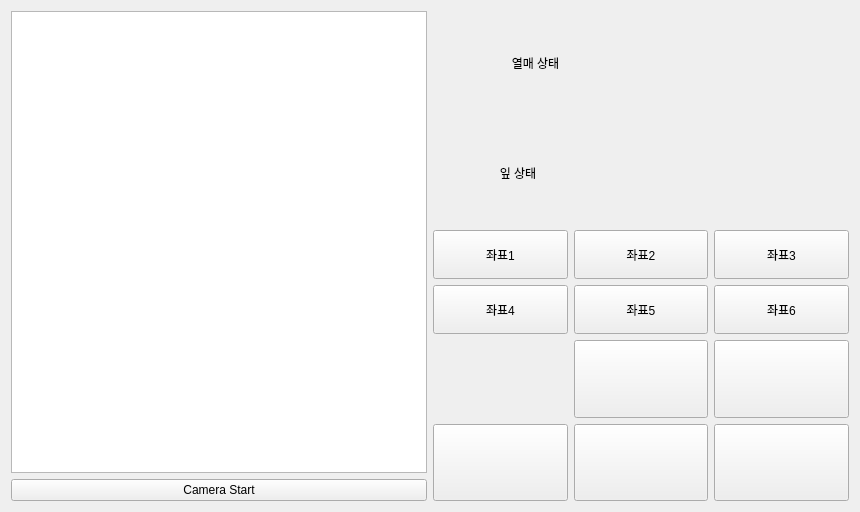
<?xml version="1.0" encoding="UTF-8"?>
<ui version="4.0">
 <class>Tab3TurtleBotControlPannel</class>
 <widget class="QWidget" name="Tab3TurtleBotControlPannel">
  <property name="geometry">
   <rect>
    <x>0</x>
    <y>0</y>
    <width>860</width>
    <height>512</height>
   </rect>
  </property>
  <property name="windowTitle">
   <string>Form</string>
  </property>
  <layout class="QHBoxLayout" name="horizontalLayout_2">
   <item>
    <layout class="QHBoxLayout" name="horizontalLayout" stretch="1,1">
     <item>
      <layout class="QVBoxLayout" name="verticalLayout">
       <item>
        <widget class="QGraphicsView" name="pGVCam"/>
       </item>
       <item>
        <widget class="QPushButton" name="pPBCamStart">
         <property name="text">
          <string>Camera Start</string>
         </property>
        </widget>
       </item>
      </layout>
     </item>
     <item>
      <layout class="QVBoxLayout" name="verticalLayout_2" stretch="2,1">
       <item>
        <layout class="QVBoxLayout" name="verticalLayout_3" stretch="1,1,1">
         <item>
          <layout class="QHBoxLayout" name="horizontalLayout_3" stretch="0,0">
           <item>
            <widget class="QLabel" name="label">
             <property name="text">
              <string>열매 상태</string>
             </property>
             <property name="alignment">
              <set>Qt::AlignmentFlag::AlignCenter</set>
             </property>
            </widget>
           </item>
           <item>
            <widget class="QLabel" name="plabelFruitStatus">
             <property name="sizePolicy">
              <sizepolicy hsizetype="Minimum" vsizetype="Minimum">
               <horstretch>0</horstretch>
               <verstretch>0</verstretch>
              </sizepolicy>
             </property>
             <property name="maximumSize">
              <size>
               <width>240</width>
               <height>110</height>
              </size>
             </property>
             <property name="text">
              <string/>
             </property>
             <property name="pixmap">
              <pixmap resource="STF_Image.qrc">:/STF_Images/STF_Images/STF_Danger.png</pixmap>
             </property>
             <property name="scaledContents">
              <bool>true</bool>
             </property>
            </widget>
           </item>
          </layout>
         </item>
         <item>
          <layout class="QHBoxLayout" name="horizontalLayout_4" stretch="1,2">
           <property name="sizeConstraint">
            <enum>QLayout::SizeConstraint::SetDefaultConstraint</enum>
           </property>
           <item>
            <widget class="QLabel" name="label_3">
             <property name="text">
              <string>잎 상태</string>
             </property>
             <property name="alignment">
              <set>Qt::AlignmentFlag::AlignCenter</set>
             </property>
            </widget>
           </item>
           <item>
            <widget class="QLabel" name="plabelLeafStatus">
             <property name="maximumSize">
              <size>
               <width>240</width>
               <height>110</height>
              </size>
             </property>
             <property name="text">
              <string/>
             </property>
             <property name="pixmap">
              <pixmap resource="STF_Image.qrc">:/STF_Images/STF_Images/STF_Good.png</pixmap>
             </property>
             <property name="scaledContents">
              <bool>true</bool>
             </property>
            </widget>
           </item>
          </layout>
         </item>
         <item>
          <layout class="QGridLayout" name="gridLayout_4">
           <item row="1" column="0">
            <widget class="QPushButton" name="pPBCoord4">
             <property name="sizePolicy">
              <sizepolicy hsizetype="Minimum" vsizetype="MinimumExpanding">
               <horstretch>0</horstretch>
               <verstretch>0</verstretch>
              </sizepolicy>
             </property>
             <property name="text">
              <string>좌표4</string>
             </property>
            </widget>
           </item>
           <item row="0" column="1">
            <widget class="QPushButton" name="pPBCoord2">
             <property name="sizePolicy">
              <sizepolicy hsizetype="Minimum" vsizetype="MinimumExpanding">
               <horstretch>0</horstretch>
               <verstretch>0</verstretch>
              </sizepolicy>
             </property>
             <property name="text">
              <string>좌표2</string>
             </property>
            </widget>
           </item>
           <item row="0" column="0">
            <widget class="QPushButton" name="pPBCoord1">
             <property name="sizePolicy">
              <sizepolicy hsizetype="Minimum" vsizetype="MinimumExpanding">
               <horstretch>0</horstretch>
               <verstretch>0</verstretch>
              </sizepolicy>
             </property>
             <property name="text">
              <string>좌표1</string>
             </property>
            </widget>
           </item>
           <item row="1" column="1">
            <widget class="QPushButton" name="pPBCoord5">
             <property name="sizePolicy">
              <sizepolicy hsizetype="Minimum" vsizetype="MinimumExpanding">
               <horstretch>0</horstretch>
               <verstretch>0</verstretch>
              </sizepolicy>
             </property>
             <property name="text">
              <string>좌표5</string>
             </property>
            </widget>
           </item>
           <item row="0" column="2">
            <widget class="QPushButton" name="pPBCoord3">
             <property name="sizePolicy">
              <sizepolicy hsizetype="Minimum" vsizetype="MinimumExpanding">
               <horstretch>0</horstretch>
               <verstretch>0</verstretch>
              </sizepolicy>
             </property>
             <property name="text">
              <string>좌표3</string>
             </property>
            </widget>
           </item>
           <item row="1" column="2">
            <widget class="QPushButton" name="pPBCoord6">
             <property name="sizePolicy">
              <sizepolicy hsizetype="Minimum" vsizetype="MinimumExpanding">
               <horstretch>0</horstretch>
               <verstretch>0</verstretch>
              </sizepolicy>
             </property>
             <property name="text">
              <string>좌표6</string>
             </property>
            </widget>
           </item>
          </layout>
         </item>
        </layout>
       </item>
       <item>
        <layout class="QGridLayout" name="gridLayout_2">
         <item row="1" column="2">
          <widget class="QPushButton" name="pPBright">
           <property name="sizePolicy">
            <sizepolicy hsizetype="Minimum" vsizetype="MinimumExpanding">
             <horstretch>0</horstretch>
             <verstretch>0</verstretch>
            </sizepolicy>
           </property>
           <property name="text">
            <string/>
           </property>
           <property name="icon">
            <iconset theme="QIcon::ThemeIcon::GoNext"/>
           </property>
           <property name="iconSize">
            <size>
             <width>72</width>
             <height>72</height>
            </size>
           </property>
          </widget>
         </item>
         <item row="0" column="1">
          <widget class="QPushButton" name="pPBup">
           <property name="sizePolicy">
            <sizepolicy hsizetype="Minimum" vsizetype="MinimumExpanding">
             <horstretch>0</horstretch>
             <verstretch>0</verstretch>
            </sizepolicy>
           </property>
           <property name="text">
            <string/>
           </property>
           <property name="icon">
            <iconset theme="QIcon::ThemeIcon::GoUp"/>
           </property>
           <property name="iconSize">
            <size>
             <width>72</width>
             <height>72</height>
            </size>
           </property>
          </widget>
         </item>
         <item row="1" column="1">
          <widget class="QPushButton" name="pPBdown">
           <property name="sizePolicy">
            <sizepolicy hsizetype="Minimum" vsizetype="MinimumExpanding">
             <horstretch>0</horstretch>
             <verstretch>0</verstretch>
            </sizepolicy>
           </property>
           <property name="text">
            <string/>
           </property>
           <property name="icon">
            <iconset theme="QIcon::ThemeIcon::GoDown"/>
           </property>
           <property name="iconSize">
            <size>
             <width>72</width>
             <height>72</height>
            </size>
           </property>
          </widget>
         </item>
         <item row="0" column="2">
          <widget class="QPushButton" name="pPBstop">
           <property name="sizePolicy">
            <sizepolicy hsizetype="Minimum" vsizetype="MinimumExpanding">
             <horstretch>0</horstretch>
             <verstretch>0</verstretch>
            </sizepolicy>
           </property>
           <property name="text">
            <string/>
           </property>
           <property name="icon">
            <iconset theme="QIcon::ThemeIcon::MediaPlaybackStop"/>
           </property>
           <property name="iconSize">
            <size>
             <width>72</width>
             <height>72</height>
            </size>
           </property>
          </widget>
         </item>
         <item row="1" column="0">
          <widget class="QPushButton" name="pPBleft">
           <property name="sizePolicy">
            <sizepolicy hsizetype="Minimum" vsizetype="MinimumExpanding">
             <horstretch>0</horstretch>
             <verstretch>0</verstretch>
            </sizepolicy>
           </property>
           <property name="text">
            <string/>
           </property>
           <property name="icon">
            <iconset theme="QIcon::ThemeIcon::GoPrevious"/>
           </property>
           <property name="iconSize">
            <size>
             <width>72</width>
             <height>72</height>
            </size>
           </property>
          </widget>
         </item>
        </layout>
       </item>
      </layout>
     </item>
    </layout>
   </item>
  </layout>
 </widget>
 <resources>
  <include location="STF_Image.qrc"/>
 </resources>
 <connections/>
</ui>
